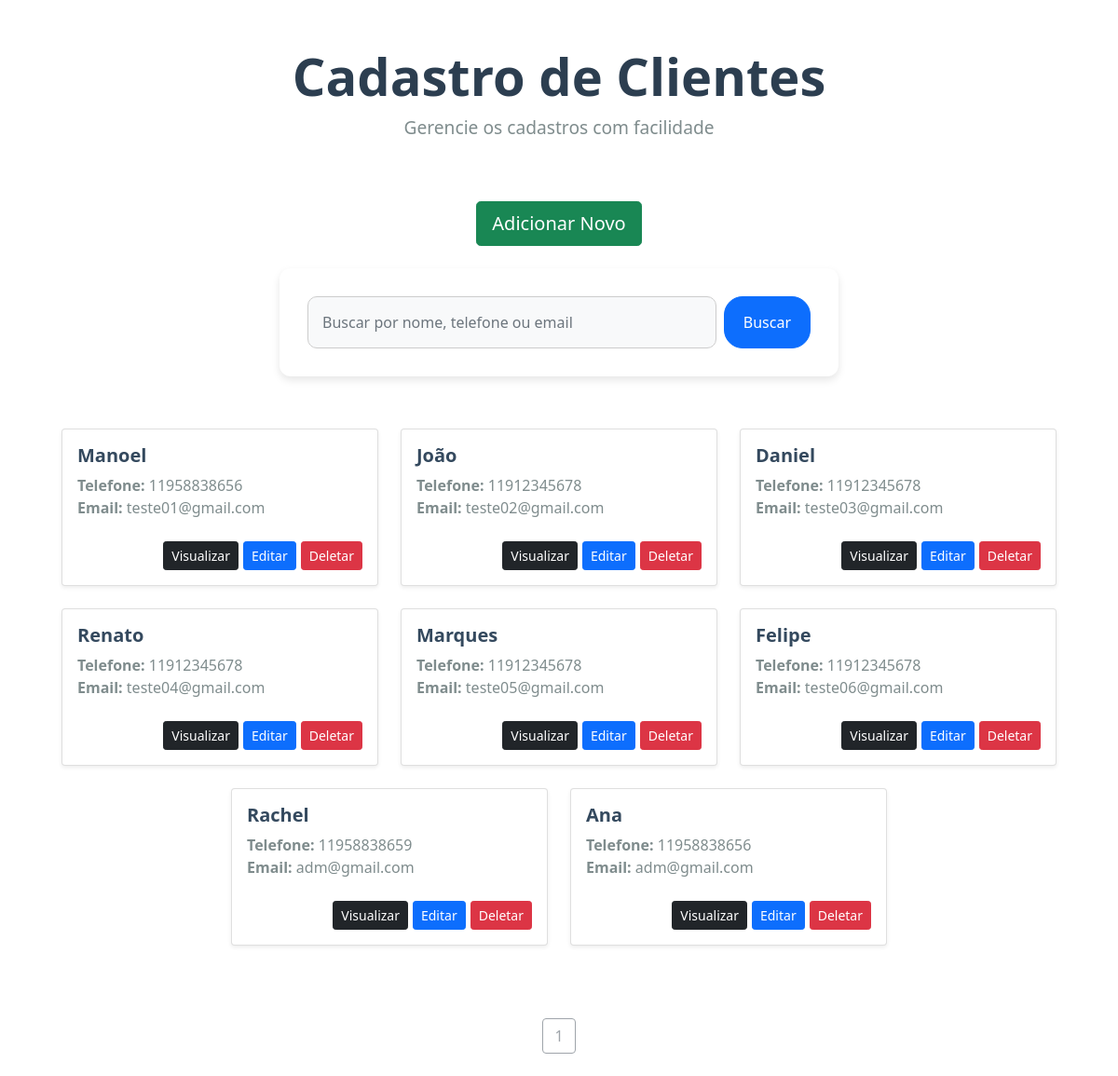
Before: / with the older database file.
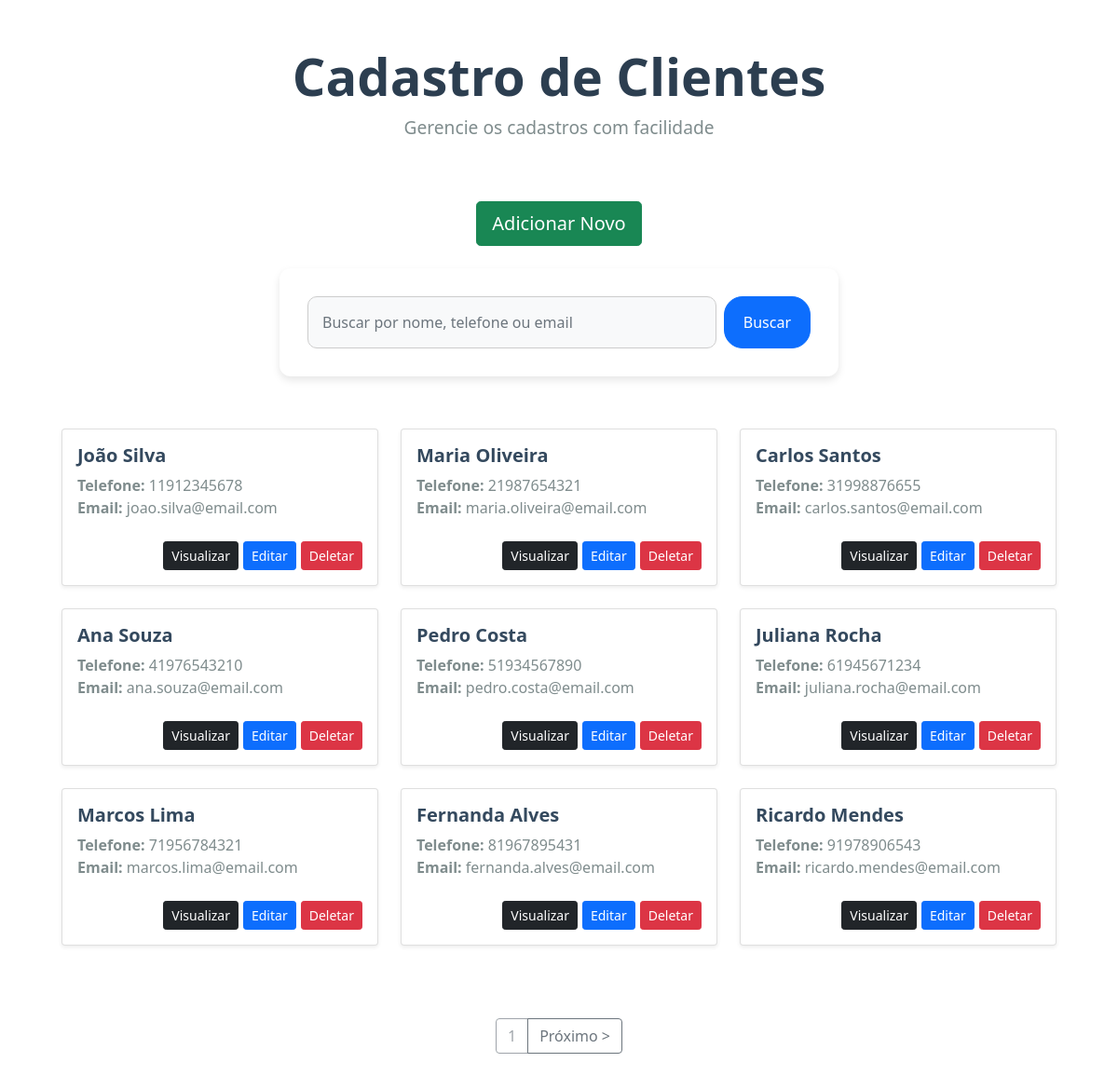
After: the same page with the newer database file.
### app/models.py (models this page shows)
class User (models.Model):
    username = models.CharField(max_length=20)
    phone = models.IntegerField(max_length=11)
    email = models.EmailField(max_length=254)

### app/views.py (the view)
# urls.py: 2. Add a URL to urlpatterns:  path('', views.home, name='home')
def home(request):
    data = {}
    all = User.objects.all()
    paginator = Paginator(all, 9)
    pages = request.GET.get('page')
    search = request.GET.get('search')
    if search:
        data['db'] = User.objects.filter(username__icontains = search)
    else:
        data['db'] = paginator.get_page(pages)
    return render(request, 'index.html', data)

### app/templates/index.html (shortened to what this page needs)
{% load static %}
<!DOCTYPE html>
<html lang="pt-br">
<head>
    <link rel="stylesheet" href="{% static 'style.css' %}">
    <link href="https://cdn.jsdelivr.net/npm/bootstrap@5.1.3/dist/css/bootstrap.min.css" rel="stylesheet"
>
</head>
<body>
    <main>
        <div class="col-12 text-center py-5">
            <h1 class="display-4">Cadastro de Clientes</h1>
            <p class="lead">Gerencie os cadastros com facilidade</p>
        </div>
        <div class="col-12 text-center mb-4">
            <a href="/form" class="btn btn-lg btn-success">Adicionar Novo</a>
        </div>
        <div class="col-12 mb-4 d-flex justify-content-center">
            <form method="GET" class="d-flex w-50">
                <input type="text" id="search" name="search" class="form-control" placeholder="Buscar por nome, telefone ou email">
                <button type="submit" id="submit" class="btn btn-primary ms-2">Buscar</button>
            </form>
        </div>
        <div class="row row-cols-1 row-cols-md-2 row-cols-lg-3 justify-content-center container" id="item-list">
            {% for dbs in db %}
            <div class="col mb-4">
                <div class="card shadow-sm rounded-4">
                    <div class="card-body">
                        <h5 class="card-title">{{ dbs.username }}</h5>
                        <p class="card-text"><strong>Telefone:</strong> {{ dbs.phone }}</p>
                        <p class="card-text"><strong>Email:</strong> {{ dbs.email }}</p>
                        <div class="d-flex justify-content-end mt-4">
                            <a href="/view/{{ dbs.id }}/" class="btn btn-dark btn-sm">Visualizar</a>
                            <a href="/edit/{{ dbs.id }}/" class="btn btn-primary btn-sm">Editar</a>
                            <a href="/delete/{{ dbs.id }}/" class="btn btn-danger btn-sm btnDel">Deletar</a>
                        </div>
                    </div>
                </div>
            </div>
            {% endfor %}
        </div>
        <div class="col-12 text-center my-4">
            <div class="btn-group">
                <span class="btn btn-outline-secondary disabled">{{ db.number }}</span>
                {% if db.has_next %}
                <a href="?page={{ db.next_page_number }}" class="btn btn-outline-secondary">Próximo &gt;</a>
                {% endif %}
            </div>
        </div>
    </main>
</body>
</html>

### app/static/style.css (style rules this page uses)
* { margin: 0; padding: 0; box-sizing: border-box; }
body { background-color: #f4f6f9; font-family: 'Arial', sans-serif; color: #333; }
main { display: flex; flex-direction: column; }
h1.display-4 { font-weight: 700; color: #2c3e50; }
p.lead { font-size: 1.2rem; color: #7f8c8d; }
.btn { border-radius: 25px; padding: 10px 20px; }
.btn-success { background-color: #28a745; border: none; font-weight: bold; }
.btn-primary { background-color: #007bff; border: none; font-weight: bold; }
.btn-danger { background-color: #dc3545; border: none; font-weight: bold; }
.btn-outline-secondary { border-radius: 5px; font-weight: bold; padding: 10px 15px; }
.btn-sm { margin-left: 5px; }
#submit { padding: 0 20px 0px 20px; }
#item-list { align-self: center; margin-top: 2rem; }
.card { border: 1px solid #ddd; border-radius: 12px; box-shadow: 0 4px 8px rgba(0, 0, 0, 0.1); background-color: #ffffff; }
.card-title { font-size: 1.25rem; font-weight: bold; color: #34495e; }
.card-text { font-size: 1rem; color: #7f8c8d; }
.card-body { padding: 1.25rem; }
.card-body p { margin-bottom: 0; }
.row-cols-1 { margin-bottom: 30px; }
.row-cols-md-2 { display: flex; justify-content: space-between; }
.row-cols-lg-3 { display: flex; justify-content: space-evenly; }
input[type="text"] { border-radius: 20px; padding: 10px; }
form .btn { font-size: 1rem; border-radius: 20px; }
form { background-color: #ffffff; border-radius: 12px; padding: 30px; box-shadow: 0 4px 8px rgba(0, 0, 0, 0.1); }
input.form-control { background-color: #f8f9fa; border-radius: 10px; padding: 15px; font-size: 1rem; border: 1px solid #ccc; }

Changed rows visible on the page:
changed User: username "Manoel" → "João Silva"; phone "11958838656" → "11912345678"; email "teste01@gmail.com" → "joao.silva@email.com"
changed User: username "João" → "Maria Oliveira"; phone "11912345678" → "21987654321"; email "teste02@gmail.com" → "maria.oliveira@email.com"
changed User: username "Daniel" → "Carlos Santos"; phone "11912345678" → "31998876655"; email "teste03@gmail.com" → "carlos.santos@email.com"
changed User: username "Renato" → "Ana Souza"; phone "11912345678" → "41976543210"; email "teste04@gmail.com" → "ana.souza@email.com"
changed User: username "Marques" → "Pedro Costa"; phone "11912345678" → "51934567890"; email "teste05@gmail.com" → "pedro.costa@email.com"
changed User: username "Felipe" → "Juliana Rocha"; phone "11912345678" → "61945671234"; email "teste06@gmail.com" → "juliana.rocha@email.com"
changed User: username "Rachel" → "Marcos Lima"; phone "11958838659" → "71956784321"; email "adm@gmail.com" → "marcos.lima@email.com"
changed User: username "Ana" → "Fernanda Alves"; phone "11958838656" → "81967895431"; email "adm@gmail.com" → "fernanda.alves@email.com"
added User: username "Ricardo Mendes", phone "91978906543", email "ricardo.mendes@email.com"
Other visible differences:
text now shown: "Próximo >"
